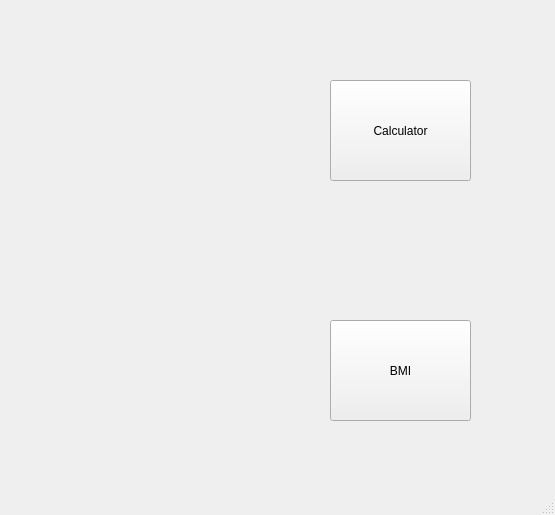
<?xml version="1.0" encoding="UTF-8"?>
<ui version="4.0">
 <class>mainPage</class>
 <widget class="QMainWindow" name="mainPage">
  <property name="geometry">
   <rect>
    <x>0</x>
    <y>0</y>
    <width>555</width>
    <height>515</height>
   </rect>
  </property>
  <property name="windowTitle">
   <string>Welcome</string>
  </property>
  <widget class="QWidget" name="centralwidget">
   <widget class="QPushButton" name="pushButton_Calculator">
    <property name="geometry">
     <rect>
      <x>330</x>
      <y>80</y>
      <width>141</width>
      <height>101</height>
     </rect>
    </property>
    <property name="text">
     <string>Calculator</string>
    </property>
   </widget>
   <widget class="QLabel" name="label_Calc">
    <property name="geometry">
     <rect>
      <x>40</x>
      <y>40</y>
      <width>221</width>
      <height>191</height>
     </rect>
    </property>
    <property name="text">
     <string/>
    </property>
   </widget>
   <widget class="QLabel" name="label_BMI">
    <property name="geometry">
     <rect>
      <x>40</x>
      <y>270</y>
      <width>211</width>
      <height>181</height>
     </rect>
    </property>
    <property name="text">
     <string/>
    </property>
   </widget>
   <widget class="QPushButton" name="pushButton_BMI">
    <property name="geometry">
     <rect>
      <x>330</x>
      <y>320</y>
      <width>141</width>
      <height>101</height>
     </rect>
    </property>
    <property name="text">
     <string>BMI</string>
    </property>
   </widget>
  </widget>
  <widget class="QStatusBar" name="statusbar"/>
 </widget>
 <resources/>
 <connections/>
</ui>
